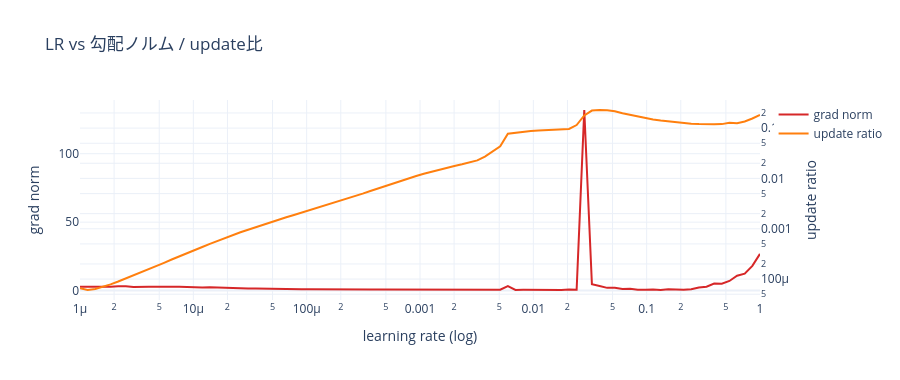

This figure's notebook cell:
### Code cell
fig = go.Figure()
fig.add_trace(go.Scatter(x=lrs, y=[r["grad_norm"] for r in recs], name="grad norm", line=dict(color="#d62728")))
fig.add_trace(go.Scatter(x=lrs, y=[r["update_ratio"] for r in recs], name="update ratio", yaxis="y2",
                         line=dict(color="#ff7f0e")))
fig.update_layout(title="LR vs 勾配ノルム / update比", template="plotly_white", height=380,
                  xaxis=dict(type="log", title="learning rate (log)"),
                  yaxis=dict(title="grad norm"), yaxis2=dict(title="update ratio", overlaying="y", side="right", type="log"))
fig.show()
print(f"Model M で実際に使った lr = 6e-4 は suggested {data['suggested_lr']:.1e} に対して"
      f" {'保守的' if 6e-4 < data['suggested_lr'] else '積極的'}")
